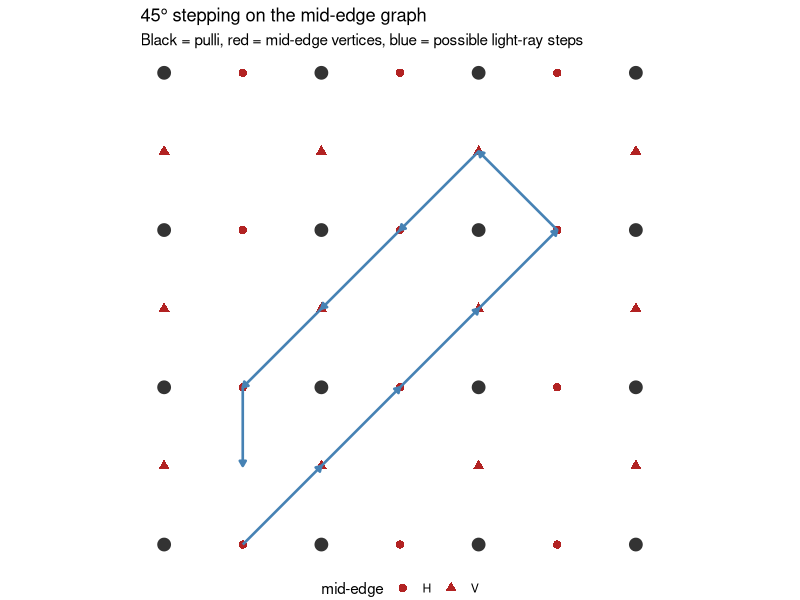

Here is the R script that generated this plot:
## ---- chunk 1
#| label: fig-step-graph
#| fig-cap: "45° stepping on the graph mid-edges"
#| code-fold: true
#| 
library(ggplot2)

# ---- parameters ----
rows <- 4          # number of pulli rows
cols <- 4          # number of pulli columns
# pulli live at integer coordinates (0 .. cols-1, 0 .. rows-1)

# ---- 1. Pulli (dots) ----
pulli <- expand.grid(x = 0:(cols-1), y = 0:(rows-1))

# ---- 2. Mid-edge vertices of the step graph ----
# Horizontal mid-edges (between left-right neighbours)
h_mids <- expand.grid(x = 0.5:(cols-1.5), y = 0:(rows-1))
h_mids$type <- "H"

# Vertical mid-edges (between up-down neighbours)
v_mids <- expand.grid(x = 0:(cols-1), y = 0.5:(rows-1.5))
v_mids$type <- "V"

mids <- rbind(h_mids, v_mids)

# ---- 3. A few illustrative 45° steps ----
# Each step joins two mid-points that a light ray can travel between
# (here we hand-list a short chain that stays between the dots)
steps <- data.frame(
  x    = c(0.5, 1.0, 1.5, 2.0, 2.5, 2.0, 1.5, 1.0, 0.5),
  y    = c(0.0, 0.5, 1.0, 1.5, 2.0, 2.5, 2.0, 1.5, 1.0),
  xend = c(1.0, 1.5, 2.0, 2.5, 2.0, 1.5, 1.0, 0.5, 0.5),
  yend = c(0.5, 1.0, 1.5, 2.0, 2.5, 2.0, 1.5, 1.0, 0.5)
)

# ---- 4. Plot ----
ggplot() +
  # pulli
  geom_point(data = pulli, aes(x, y), size = 4, colour = "grey20") +
  # mid-edge vertices
  geom_point(data = mids, aes(x, y, shape = type), size = 2.5, colour = "firebrick") +
  # 45° steps (the edges of the step graph)
  geom_segment(data = steps,
               aes(x = x, y = y, xend = xend, yend = yend),
               arrow = arrow(length = unit(0.15, "cm"), type = "closed"),
               colour = "steelblue", linewidth = 0.9) +
  coord_equal() +
  theme_void() +
  labs(title = "45° stepping on the mid-edge graph",
       subtitle = "Black = pulli, red = mid-edge vertices, blue = possible light-ray steps",
       shape = "mid-edge") +
  theme(legend.position = "bottom")
## ---- chunk 2
#| label: incidence-matrix-r
#| echo: true

# Toy incidence matrix matching the LaTeX display above
B <- matrix(c(
  1, 0, 0, 0,
  1, 1, 0, 0,
  0, 1, 1, 0,
  0, 0, 1, 1
), nrow = 4, byrow = TRUE)

rownames(B) <- paste0("v", 1:4)
colnames(B) <- paste0("e", 1:4)
print(B)

# Vertex degrees (should be close to 4 in a fuller graph)
rowSums(B)
## ---- chunk 3
#| label: constrained-incidence
#| echo: true

# Example constraint row for one vertical mirror
C_M <- matrix(c(1, 0, -1, 0), nrow = 1)
B_M <- rbind(B, C_M)
rownames(B_M)[5] <- "mirror"
print(B_M)

# Dimension of the cycle space drops
qr(B)$rank
qr(B_M)$rank
